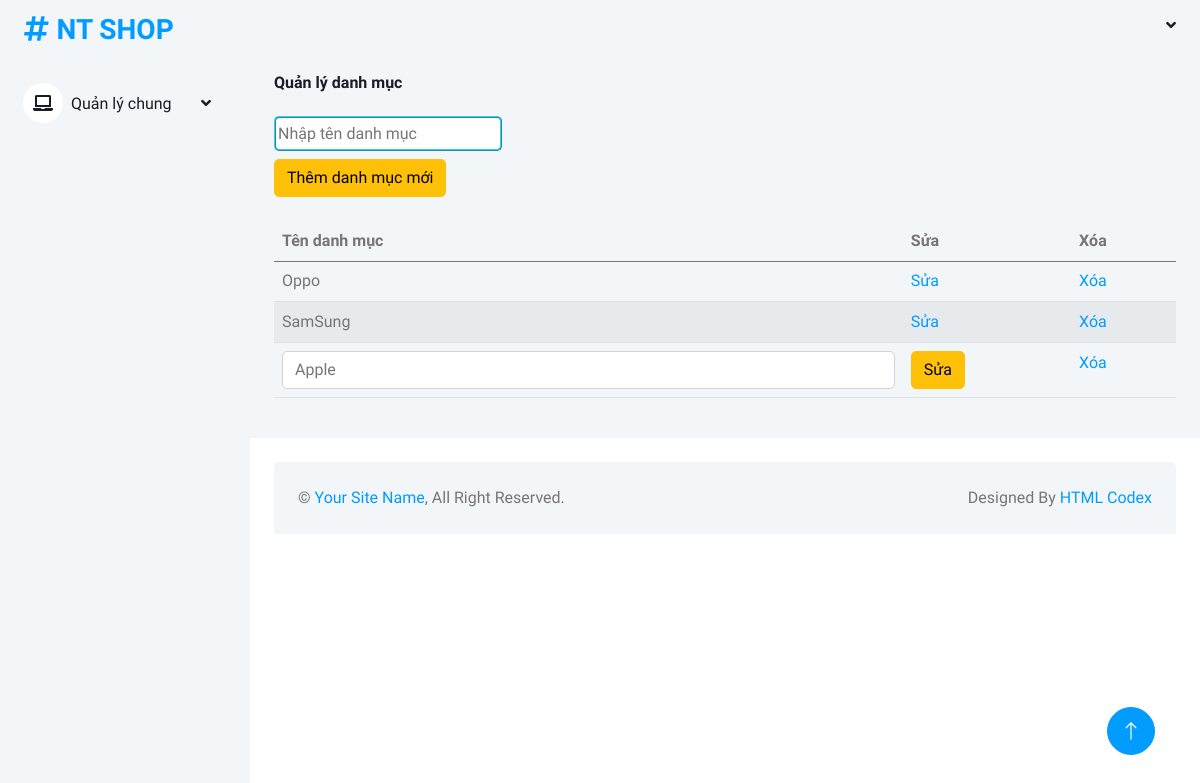
/admin/qldanhmuc/index.php?action=sua&id=3, run on the app's committed database.
### tables this page shows
CREATE TABLE IF NOT EXISTS `danhmuc` (
  `id` int(11) NOT NULL AUTO_INCREMENT,
  `tendanhmuc` varchar(50) NOT NULL,
  PRIMARY KEY (`id`)
);

### model/danhmuc.php (called while the page is built, shortened)
<?php
class DANHMUC{
    public function laydanhmuc(){
        $dbcon = DATABASE::connect();
        try{
            $sql = "SELECT * FROM danhmuc";
            $cmd = $dbcon->prepare($sql);
            $cmd->execute();
            $result = $cmd->fetchAll();
            return $result;
        }
        catch(PDOException $e){
            $error_message = $e->getMessage();
            echo "<p>Lỗi truy vấn: $error_message</p>";
            exit();
        }
    }
}
?>

### admin/qldanhmuc/main.php (the view, shortened to what this page needs)
<?php include("../top.php"); ?>
            <div class="content_body bg-light">
                <div class="bg-light rounded h-100 p-4">
                    <h6 class="mb-4">Quản lý danh mục</h6>
                    <div class="d-flex align-items-center gap-2">
					<div id="formthem">
<form class="form-inline" method="post">
	<div><input type="text" name="txtten" placeholder="Nhập tên danh mục" class="add_category_inp"></div>
	<input type="submit" class="btn btn-warning mt-2 mb-4" value="Thêm danh mục mới">
</form>
</div>
                    </div>
                    <table class="table table-striped">
                        <thead>
                            <tr>
                                <th scope="col">Tên danh mục</th>
                                <th scope="col">Sửa</th>
                                <th scope="col">Xóa</th>
                            </tr>
                        </thead>
                        <tbody>
                            <tr>
                            <?php
	foreach($danhmuc as $d):
		if($d["id"] == $idsua) {
	?>
			<form method="post">
			<tr>
				<td><input type="text" class="form-control" name="txtten" value="<?php echo $d["tendanhmuc"]; ?>"></td>
				<td><input type="submit" class="btn btn-warning" value="Sửa"></td>
				<td><a href="index.php?action=xoa&id=<?php echo $d["id"]; ?>">Xóa</a></td>
			</tr>
			</form>
	<?php
		}
		else{
	?>
			<tr>
				<td><?php echo $d["tendanhmuc"]; ?></td>
				<td><a href="index.php?action=sua&id=<?php echo $d["id"]; ?>">Sửa</a></td>
				<td><a href="index.php?action=xoa&id=<?php echo $d["id"]; ?>">Xóa</a></td>
			</tr>
	<?php
		}
	endforeach;
	?>
                            </tr>
                        </tbody>
                    </table>
                </div>
            </div>
<?php include("../bottom.php"); ?>

### admin/css/style.css (style rules this page uses)
:root { --primary: #009CFF; --light: #F3F6F9; --dark: #191C24; }
.btn { transition: .5s; }
.add_category_inp { padding: 2px; height: 35px; border-color: #31D2F2; border-style: ridge; border-radius: 5px; }

### data on the page
danhmuc: tendanhmuc "Oppo"
danhmuc: tendanhmuc "SamSung"
danhmuc: txtten "Apple"
